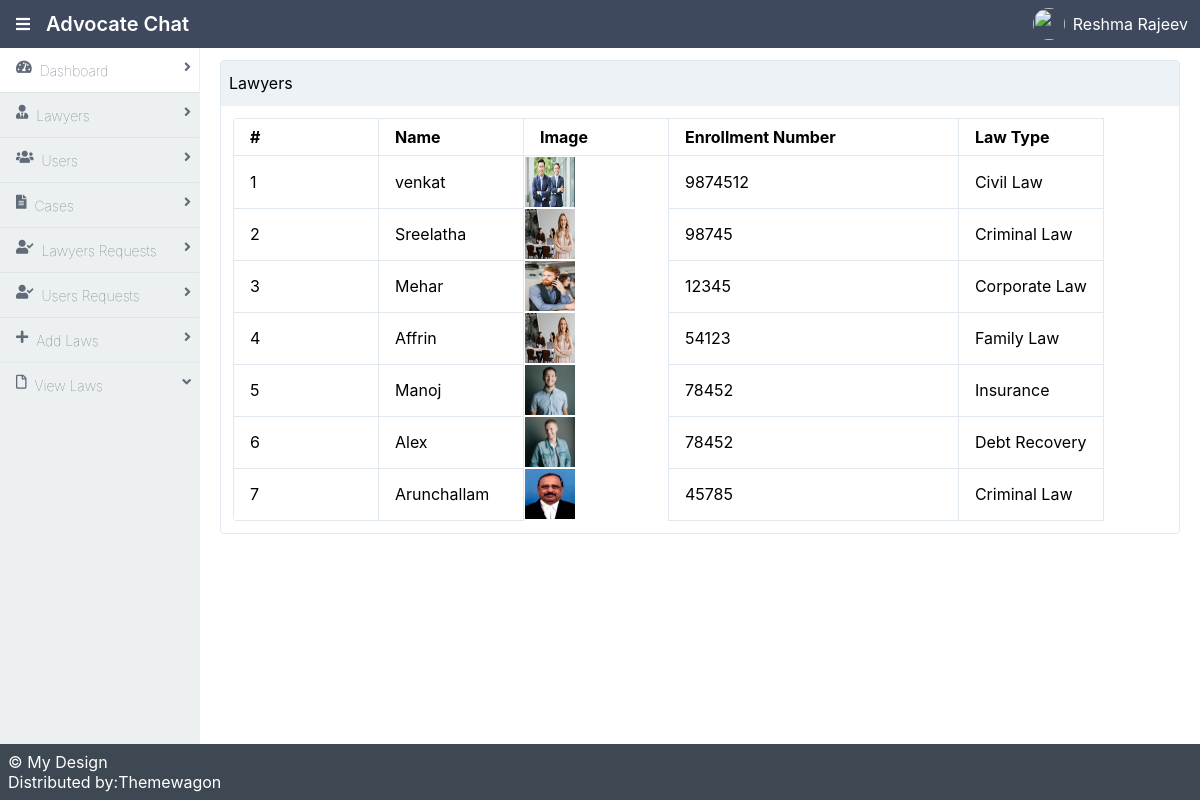
The app's page /ViewLawyers with its own data.
### UserApp/models.py (models this page shows)
class LawyerDB(models.Model):
    name_l = models.CharField(max_length=20)
    phone_l = models.IntegerField()
    enroll_l = models.IntegerField()
    law = models.CharField(max_length=20)
    email_l = models.CharField(max_length=20)
    pwd_l = models.CharField(max_length=20)
    image = models.ImageField(upload_to='Image', default='null.jpg')
    status_l = models.CharField(max_length=20,default='null')
    reason_l = models.CharField(max_length=20,default='null')

### AdminApp/views.py (the view)
# urls.py: path('ViewLawyers', views.ViewLawyers, name='ViewLawyers'),
def ViewLawyers(request):
    data = LawyerDB.objects.filter(status_l='Accepted')
    return render(request,'ViewLawyers.html',{'data':data})

### AdminApp/templates/ViewLawyers.html (shortened to what this page needs)
{% extends 'Admin.html' %}
            {% block content %}
            <main class="bg-white-500 flex-1 p-3 overflow-hidden">
                <div class="flex flex-col">
                    <div class="flex flex-1  flex-col md:flex-row lg:flex-row mx-2">
                        <div class="mb-2 border-solid border-gray-300 rounded border shadow-sm w-full">
                            <div class="bg-gray-200 px-2 py-3 border-solid border-gray-200 border-b">
                                Lawyers
                            </div>
                            <div class="p-3">
                                <table class="table-responsive w-full rounded">
                                    <thead>
                                      <tr>
                                        <th class="border w-1/6 px-4 py-2">#</th>
                                        <th class="border w-1/6 px-4 py-2">Name</th>
                                        <th class="border w-1/6 px-4 py-2">Image</th>
                                        <th class="border w-1/3 px-4 py-2">Enrollment Number</th>
                                        <th class="border w-1/3 px-4 py-2">Law Type</th>
                                      </tr>
                                    </thead>
                                    <tbody>
                                        {% for i in data %}
                                        <tr>
                                            <td class="border px-4 py-2">{{forloop.counter}}</td>
                                            <td class="border px-4 py-2">{{i.name_l}}</td>
                                            <td><img src="{{i.image.url}}" alt="" style="width: 50px; height: 50px;"></td>
                                            <td class="border px-4 py-2">{{i.enroll_l}}</td>
                                            <td class="border px-4 py-2">{{i.law}}</td>
                                        </tr>
                                    </tbody>
                                    {% endfor %}
                                </table>
                            </div>
                        </div>
                    </div>
                </div>
            </main>
            {% endblock %}

### records on screen
LawyerDB: name_l "venkat", image (picture), enroll_l "9874512", law "Civil Law"
LawyerDB: name_l "Sreelatha", image (picture), enroll_l "98745", law "Criminal Law"
LawyerDB: name_l "Mehar", image (picture), enroll_l "12345", law "Corporate Law"
LawyerDB: name_l "Affrin", image (picture), enroll_l "54123", law "Family Law"
LawyerDB: name_l "Manoj", image (picture), enroll_l "78452", law "Insurance"
LawyerDB: name_l "Alex", image (picture), enroll_l "78452", law "Debt Recovery"
LawyerDB: name_l "Arunchallam", image (picture), enroll_l "45785", law "Criminal Law"
